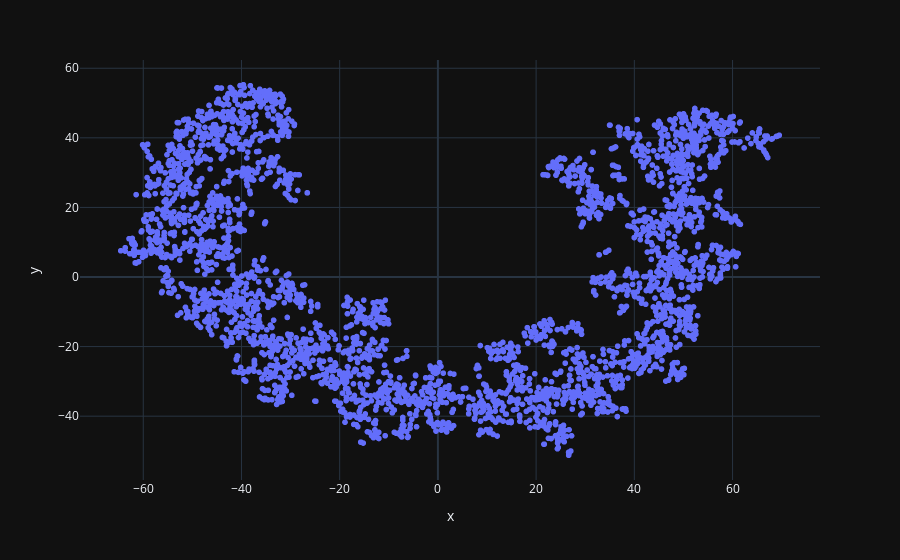

Write notebook code for a chart like this one.
### Markdown cell above
### Visualizing Word Embeddings using TSNE and PCA

### Code cell
tsne = TSNE(n_components=2,perplexity=40, n_iter=2500, random_state=23, learning_rate=100,metric='euclidean',init='pca')
X_tsne = tsne.fit_transform(np.array(word_embeddings))
X_tsne[1:4,:]
emb_df['x'] = X_tsne[:,0]
emb_df['y'] = X_tsne[:,1]
fig = px.scatter(emb_df,x='x',y='y',hover_data={'x':False, 'y':False,'nome':True})
fig.show()

### Figure 1 — Plotly figure (JSON) as saved in the notebook; plotly's stock layout.template omitted (floating-point values rounded to 4 significant figures; data arrays with more than 128 entries replaced by an {"elided": "..."} marker saying what was removed)
{"data": [{"customdata": {"elided": "3000x1 str values"}, "hovertemplate": "nome=%{customdata[0]}<extra></extra>", "legendgroup": "", "marker": {"color": "#636efa", "symbol": "circle"}, "mode": "markers", "name": "", "showlegend": false, "x": {"elided": "3000 float values"}, "xaxis": "x", "y": {"elided": "3000 float values"}, "yaxis": "y", "type": "scattergl"}], "layout": {"xaxis": {"anchor": "y", "domain": [0.0, 1.0], "title": {"text": "x"}}, "yaxis": {"anchor": "x", "domain": [0.0, 1.0], "title": {"text": "y"}}, "legend": {"tracegroupgap": 0}, "margin": {"t": 60}}}
